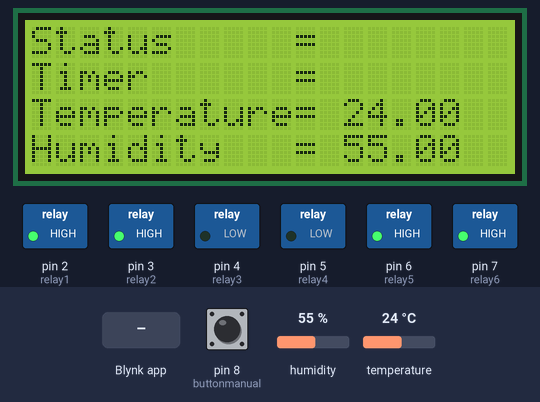
Recording of a sketch running on a simulated Arduino Leonardo, built with avr-gcc and run on an emulated ATmega32U4. On the bench: 20×4 character LCD, switched loads named in the sketch (green lamp = pin HIGH). The inputs (shaded band) are chosen by the test bench; at power-on: pin 8 (buttonmanual) HIGH, humidity 55 %, temperature 24 °C. WiFi joins after 1.5 s; servers stay silent unless stated; the local clock reads 2024-03-15 10:24:30 at power-on unless the sketch sets it; what the sketch prints to the serial monitor is not drawn.

Above: at 3.1 s.
3.2 s: Blynk app writes 1 to V2
At 4.5 s:
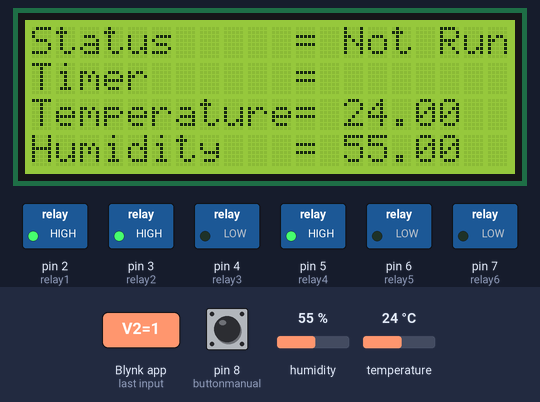
5.1 s: pin 8 (buttonmanual) pulled LOW for 3.2 s
At 9.8 s:
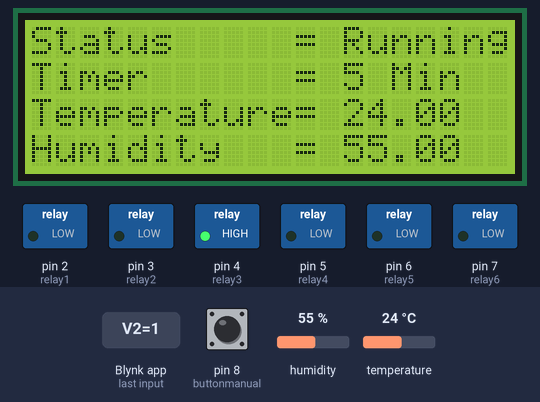
10.1 s: Blynk app writes 0 to V3
At 11.0 s:
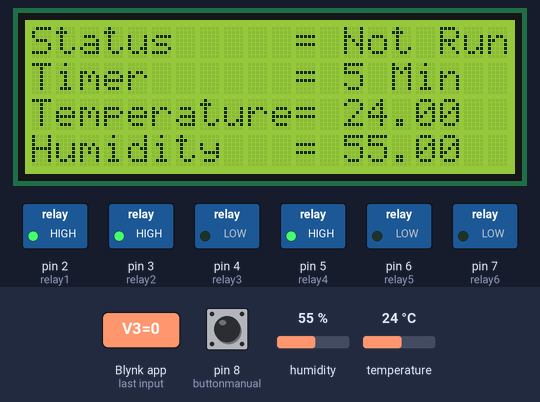
12.1 s: humidity set to 22 %
At 13.8 s:
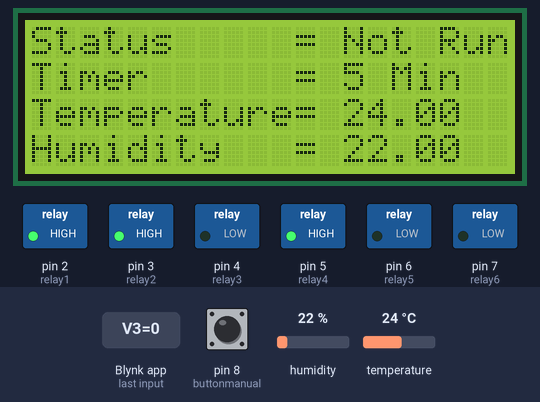
14.1 s: temperature set to 12 °C
At 16.3 s:
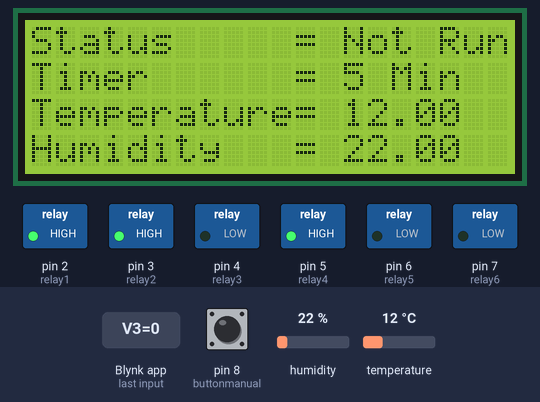
17.1 s: Blynk app writes 0 to V2
At 18.3 s:
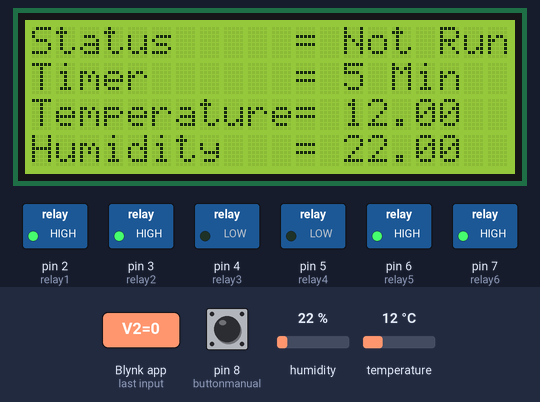
Timing chart, 0 to 19.6 s (numbered marks = the images above; inputs shaded):
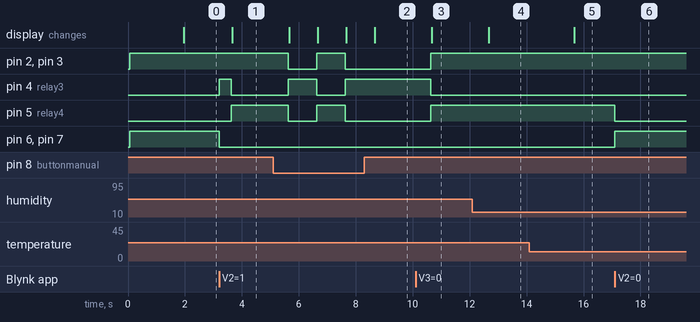

The sketch:

almari-seterika-dan-pengering-coding.ino
```cpp
#define BLYNK_TEMPLATE_ID "TMPLDY-z2stz"
#define BLYNK_DEVICE_NAME "almari pengering"
#define BLYNK_AUTH_TOKEN "08ZiUw9yK5JrdduemTGICdRg3DTTHV9g"

#include <Wire.h>
#include <TimeLib.h>
#include <DS1307RTC.h>

#include <LiquidCrystal_I2C.h>
LiquidCrystal_I2C lcd(0x27, 20, 4);

#include "DHT.h"

#define DHTPIN 9

#define DHTTYPE DHT22

#define BLYNK_PRINT Serial

#include <ESP8266_Lib.h>
#include <BlynkSimpleShieldEsp8266.h>

char auth[] = BLYNK_AUTH_TOKEN;

// Your WiFi credentials.
// Set password to "" for open networks.
char ssid[] = "arfadz";
char pass[] = "isyacomell";

// Hardware Serial on Mega, Leonardo, Micro...
#define EspSerial Serial1

// or Software Serial on Uno, Nano...
//#include <SoftwareSerial.h>
//SoftwareSerial EspSerial(2, 3); // RX, TX

// Your ESP8266 baud rate:
#define ESP8266_BAUD 38400

ESP8266 wifi(&EspSerial);

DHT dht(DHTPIN, DHTTYPE);

int poweronoff = 0;
int startsystem = 0;
int valuefunctions;

int buttonmanual = 8;
int valuebuttonmanual = 0;

int relay1 = 2; // utk ptc heater
int relay2 = 3; // kipas
int relay3 = 4; // led pilot red
int relay4 = 5; // led pilot green

int relay5 = 6; // power on off
int relay6 = 7; // power on off

String Status;

int hours = 0;
int mins = 0;

int setmin = 5;

int hoursetclose = 0;
int minsetclose = 0;

int state = 0;
int statemanual = 0;
int statelcd = 0;

int timerdisplay = 0;

BlynkTimer timer;

BLYNK_WRITE(V2)
{
  poweronoff = param.asInt();

  Serial.println(poweronoff);

  if (poweronoff == 1) {
    digitalWrite(relay5, LOW);
    digitalWrite(relay6, LOW);
    digitalWrite(relay3, HIGH); // lampu merah hidup
    digitalWrite(relay4, LOW);
  }

  else {
    digitalWrite(relay5, HIGH);
    digitalWrite(relay6, HIGH);
    digitalWrite(relay3, LOW);
    digitalWrite(relay4, LOW);
    digitalWrite(relay1, HIGH);
    digitalWrite(relay2, HIGH);
    Blynk.virtualWrite(V3, 0);
  }

}

BLYNK_WRITE(V3)
{
  valuefunctions = param.asInt();

  if (valuefunctions == 1) {
    startsystem = 1;
  }
  else {
    startsystem = 0;
  }

}

void myTimerEvent()
{
  valuebuttonmanual = digitalRead(buttonmanual);

  if (valuebuttonmanual == LOW && statemanual == 0) {
    startsystem = 1;
    statemanual = 1;
    statelcd = 0;
  }

  else if (valuebuttonmanual == LOW && statemanual == 1) {
    startsystem = 0;
    statemanual = 0;
    statelcd = 0;
  }

  if (poweronoff == 1) {
    switch (startsystem) {
      case 0:
        statelcd = 0;
        digitalWrite(relay1, HIGH);
        digitalWrite(relay2, HIGH);
        digitalWrite(relay3, LOW);
        digitalWrite(relay4, HIGH); // lampu hijau hidup
        if (statelcd == 0) {
          lcd.setCursor(13, 0);
          lcd.print("       ");
          lcd.setCursor(13, 0);
          lcd.print("Not Run");
          statelcd = 1;
        }
        break;
      case 1:
        statelcd = 0;
        digitalWrite(relay1, LOW);
        digitalWrite(relay2, LOW);
        digitalWrite(relay3, HIGH); // lampu merah hidup
        digitalWrite(relay4, LOW);
        startsystem  = 2;
        Status = "Running";
        if (statelcd == 0) {
          lcd.setCursor(13, 0);
          lcd.print("       ");
          lcd.setCursor(13, 0);
          lcd.print("Running");
          statelcd = 1;
        }
        break;
      case 2:
        tmElements_t tm;
        RTC.read(tm);

        hours = tm.Hour;
        mins = tm.Minute;

        if (state == 0) {
          minsetclose = mins + setmin;
          hoursetclose = hours;

          if (minsetclose >= 60 ) {
            minsetclose = minsetclose - 60;
            hoursetclose = hoursetclose + 1;
          }
          state = 1;
        }

        timerdisplay = ((hoursetclose * 60) + minsetclose) - ((hours * 60) + mins);

        lcd.setCursor(13, 1);
        lcd.print("  ");
        lcd.setCursor(13, 1);
        lcd.print(timerdisplay);
        lcd.setCursor(16, 1);
        lcd.print("Min");

        if (timerdisplay < 10) {
          lcd.setCursor(13, 1);
          lcd.print(" ");
          lcd.setCursor(13, 1);
          lcd.print(timerdisplay);
          lcd.setCursor(15, 1);
          lcd.print("    ");
          lcd.setCursor(15, 1);
          lcd.print("Min");
        }


        if (hours == hoursetclose && mins == minsetclose) {
          digitalWrite(relay1, HIGH);
          digitalWrite(relay2, HIGH);
          digitalWrite(relay3, LOW);
          digitalWrite(relay4, HIGH); // lampu hijau hidup
          startsystem = 0;
          statemanual = 0;
          state = 0;
          Status = "done";
          Blynk.virtualWrite(V3, 0);
          lcd.setCursor(13, 0);
          lcd.print("       ");
          lcd.setCursor(13, 0);
          lcd.print("Done");
          delay (2000);
        }
        break;

    }
  }

  float t = dht.readTemperature();
  float h = dht.readHumidity();

  lcd.setCursor(13, 2);
  lcd.print("   ");
  lcd.setCursor(13, 2);
  lcd.print(t);
  lcd.setCursor(13, 3);
  lcd.print("   ");
  lcd.setCursor(13, 3);
  lcd.print(h);

  Blynk.virtualWrite(V1, Status);
  Blynk.virtualWrite(V4, h);
  Blynk.virtualWrite(V5, t);
  Blynk.virtualWrite(V6, timerdisplay);
}

void setup()
{
  // Debug console
  Serial.begin(9600);
  lcd.begin(); // kalu error tukar begin jd init()
  lcd.backlight();
  pinMode(buttonmanual, INPUT_PULLUP);
  pinMode(relay1, OUTPUT);
  pinMode(relay2, OUTPUT);
  pinMode(relay3, OUTPUT);
  pinMode(relay4, OUTPUT);
  pinMode(relay5, OUTPUT);
  pinMode(relay6, OUTPUT);
  dht.begin();

  digitalWrite(relay1, HIGH);
  digitalWrite(relay2, HIGH);
  digitalWrite(relay3, LOW);
  digitalWrite(relay4, LOW);
  digitalWrite(relay5, HIGH);
  digitalWrite(relay6, HIGH);

  lcd.setCursor(0, 0);
  lcd.print("Status     = ");
  lcd.setCursor(0, 1);
  lcd.print("Timer      = ");
  lcd.setCursor(0, 2);
  lcd.print("Temperature= ");
  lcd.setCursor(0, 3);
  lcd.print("Humidity   = ");

  // Set ESP8266 baud rate
  EspSerial.begin(ESP8266_BAUD);
  delay(10);

  Blynk.begin(auth, wifi, ssid, pass, "blynk.cloud", 80);

  timer.setInterval(1000L, myTimerEvent);
}

void loop()
{
  Blynk.run();
  timer.run();
}
```

Measured:
- after the input at 3.2 s, pin 4 (relay3): LOW → HIGH at once, → LOW 0.43 s later; pin 5 (relay4): LOW → HIGH after 0.43 s; pin 6 (relay5), pin 7 (relay6): HIGH → LOW at once; the display: changes after 0.47 s (image 1)
- after the input at 5.1 s, pin 2 (relay1), pin 3 (relay2), pin 5 (relay4): HIGH → LOW after 0.53 s, → HIGH 1.0 s later, → LOW 1.0 s later; pin 4 (relay3): LOW → HIGH after 0.53 s, → LOW 1.0 s later, → HIGH 1.0 s later; the display: first changes after 0.57 s (image 2 shows a later state)
- after the input at 10.1 s, pin 2 (relay1), pin 3 (relay2), pin 5 (relay4): LOW → HIGH after 0.53 s; pin 4 (relay3): HIGH → LOW after 0.53 s; the display: changes after 0.57 s (image 3)
- after the input at 12.1 s, the display: changes after 0.57 s (image 4)
- after the input at 14.1 s, the display: changes after 1.6 s (image 5)
- after the input at 17.1 s, pin 5 (relay4): HIGH → LOW at once; pin 6 (relay5), pin 7 (relay6): LOW → HIGH at once
